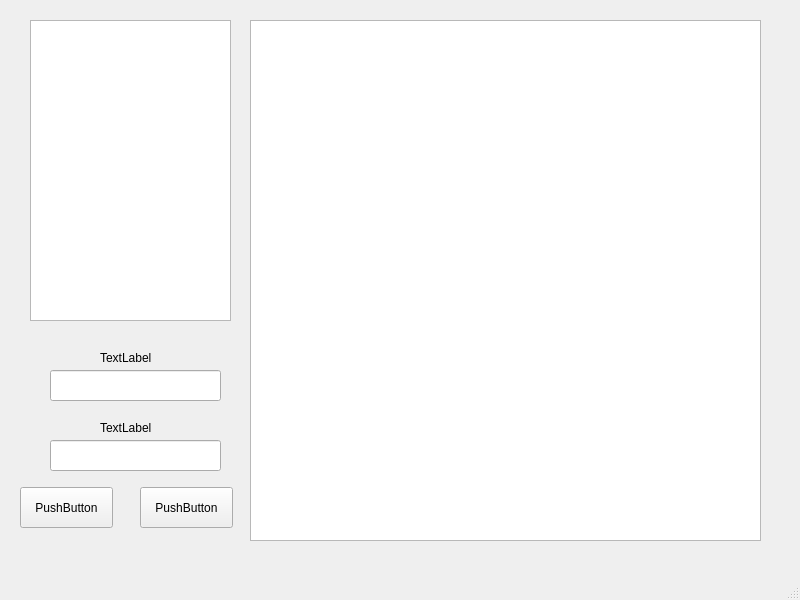
<?xml version="1.0" encoding="UTF-8"?>
<ui version="4.0">
 <class>MainWindow</class>
 <widget class="QMainWindow" name="MainWindow">
  <property name="geometry">
   <rect>
    <x>0</x>
    <y>0</y>
    <width>800</width>
    <height>600</height>
   </rect>
  </property>
  <property name="windowTitle">
   <string>MainWindow</string>
  </property>
  <widget class="QWidget" name="centralwidget">
   <widget class="QListWidget" name="listWidget">
    <property name="geometry">
     <rect>
      <x>30</x>
      <y>20</y>
      <width>201</width>
      <height>301</height>
     </rect>
    </property>
   </widget>
   <widget class="QListWidget" name="listWidget_2">
    <property name="geometry">
     <rect>
      <x>250</x>
      <y>20</y>
      <width>511</width>
      <height>521</height>
     </rect>
    </property>
   </widget>
   <widget class="QLineEdit" name="lineEdit">
    <property name="geometry">
     <rect>
      <x>50</x>
      <y>370</y>
      <width>171</width>
      <height>31</height>
     </rect>
    </property>
   </widget>
   <widget class="QLabel" name="label">
    <property name="geometry">
     <rect>
      <x>100</x>
      <y>350</y>
      <width>72</width>
      <height>15</height>
     </rect>
    </property>
    <property name="text">
     <string>TextLabel</string>
    </property>
   </widget>
   <widget class="QLabel" name="label_2">
    <property name="geometry">
     <rect>
      <x>100</x>
      <y>420</y>
      <width>72</width>
      <height>15</height>
     </rect>
    </property>
    <property name="text">
     <string>TextLabel</string>
    </property>
   </widget>
   <widget class="QLineEdit" name="lineEdit_2">
    <property name="geometry">
     <rect>
      <x>50</x>
      <y>440</y>
      <width>171</width>
      <height>31</height>
     </rect>
    </property>
   </widget>
   <widget class="QPushButton" name="openServerButton">
    <property name="geometry">
     <rect>
      <x>20</x>
      <y>487</y>
      <width>93</width>
      <height>41</height>
     </rect>
    </property>
    <property name="text">
     <string>PushButton</string>
    </property>
   </widget>
   <widget class="QPushButton" name="closeServerButton">
    <property name="geometry">
     <rect>
      <x>140</x>
      <y>487</y>
      <width>93</width>
      <height>41</height>
     </rect>
    </property>
    <property name="text">
     <string>PushButton</string>
    </property>
   </widget>
  </widget>
  <widget class="QMenuBar" name="menubar">
   <property name="geometry">
    <rect>
     <x>0</x>
     <y>0</y>
     <width>800</width>
     <height>26</height>
    </rect>
   </property>
  </widget>
  <widget class="QStatusBar" name="statusbar"/>
 </widget>
 <resources/>
 <connections/>
</ui>
